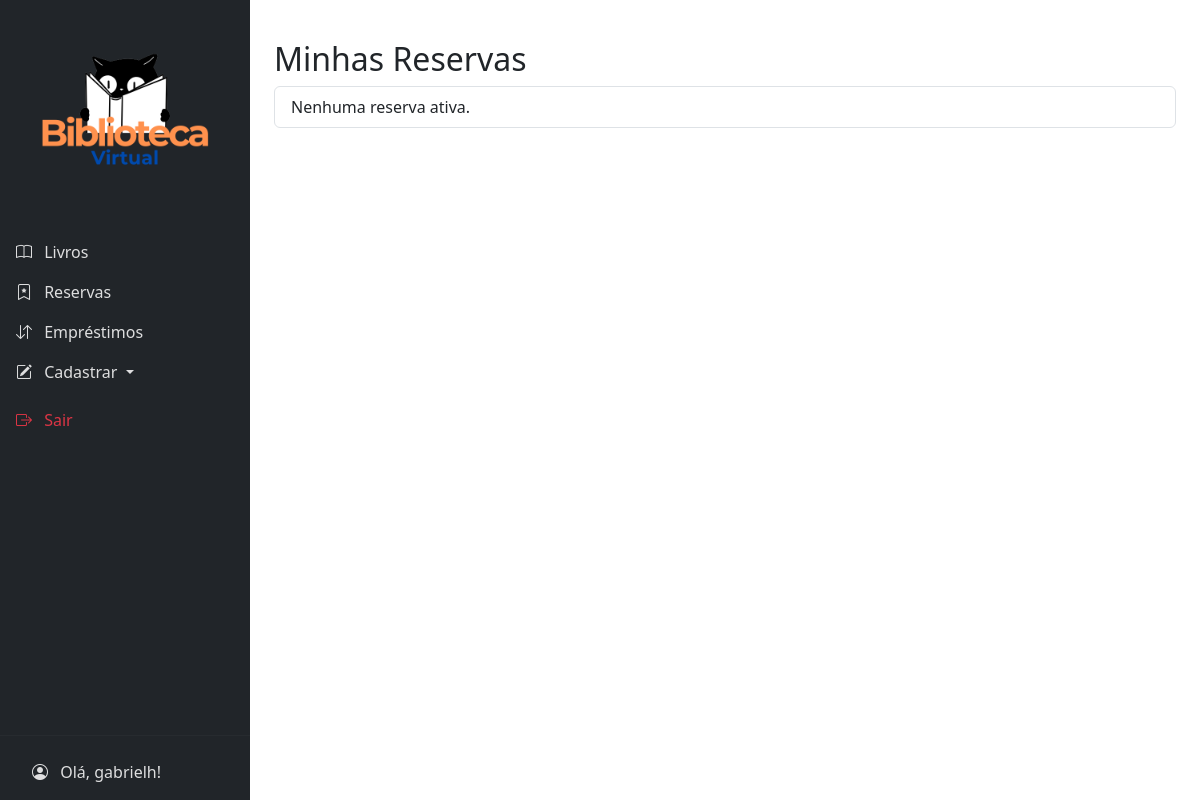
/reservas/ (signed in), run on an earlier commit of the app's database.
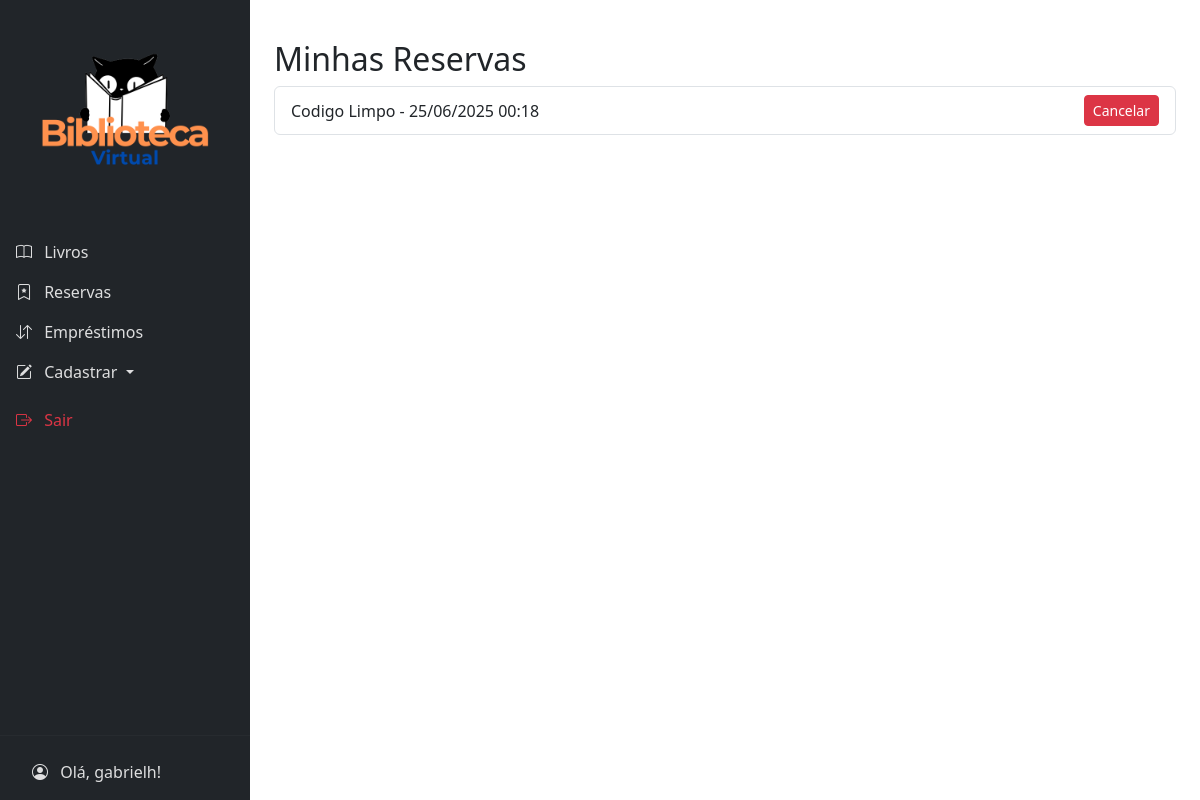
And on a later commit of the database.
### biblioteca/models.py (models this page shows, shortened)
class Reserva(models.Model):
    livro = models.ForeignKey(Livro, on_delete=models.CASCADE)
    usuario = models.ForeignKey(Usuario, on_delete=models.CASCADE)
    data_reserva = models.DateTimeField(auto_now_add=True)
    ativa = models.BooleanField(default=True)

class Livro(models.Model):
    GENEROS = [
        ('Ficção', 'Ficção'),
        ('Não Ficção', 'Não Ficção'),
        ('Infantil', 'Infantil'),
        ('Acadêmico', 'Acadêmico'),
    ]
    titulo = models.CharField(max_length=200, unique=True)
    genero = models.CharField(max_length=20, choices=GENEROS)
    quantidade = models.PositiveIntegerField(default=1)
    autores = models.ManyToManyField(Autor)
    capa = models.ImageField(upload_to='capas/', blank=True, null=True)
    data_cadastro = models.DateTimeField(auto_now_add=True)

### biblioteca/views.py (the view)
# urls.py: path('reservas/', ReservaListView.as_view(), name='reserva-lista'),
class ReservaListView(LoginRequiredMixin, generic.ListView):
    model = Reserva
    template_name = 'reservas/lista.html'
    context_object_name = 'reservas'
    def get_queryset(self):
        return Reserva.objects.filter(usuario=self.request.user, ativa=True).select_related('livro')

### biblioteca/templates/reservas/lista.html (shortened to what this page needs)
{% extends 'base.html' %}
{% block content %}
<div class="container mt-4">
  <h2>Minhas Reservas</h2>
  <ul class="list-group">
    {% for reserva in reservas %}
      <li class="list-group-item d-flex justify-content-between align-items-center">
        {{ reserva.livro.titulo }} - {{ reserva.data_reserva|date:"d/m/Y H:i" }}
        <form method="post" action="{% url 'reserva-cancelar' reserva.pk %}">
          <button type="submit" class="btn btn-danger btn-sm">Cancelar</button>
        </form>
      </li>
    {% empty %}
      <li class="list-group-item">Nenhuma reserva ativa.</li>
    {% endfor %}
  </ul>
</div>
{% endblock %}

What changed in the data, as far as the page shows it:
added Reserva: livro.titulo "Codigo Limpo", data_reserva "25/06/2025 00:18"
Also different on the page:
text no longer shown: "Nenhuma reserva ativa."
